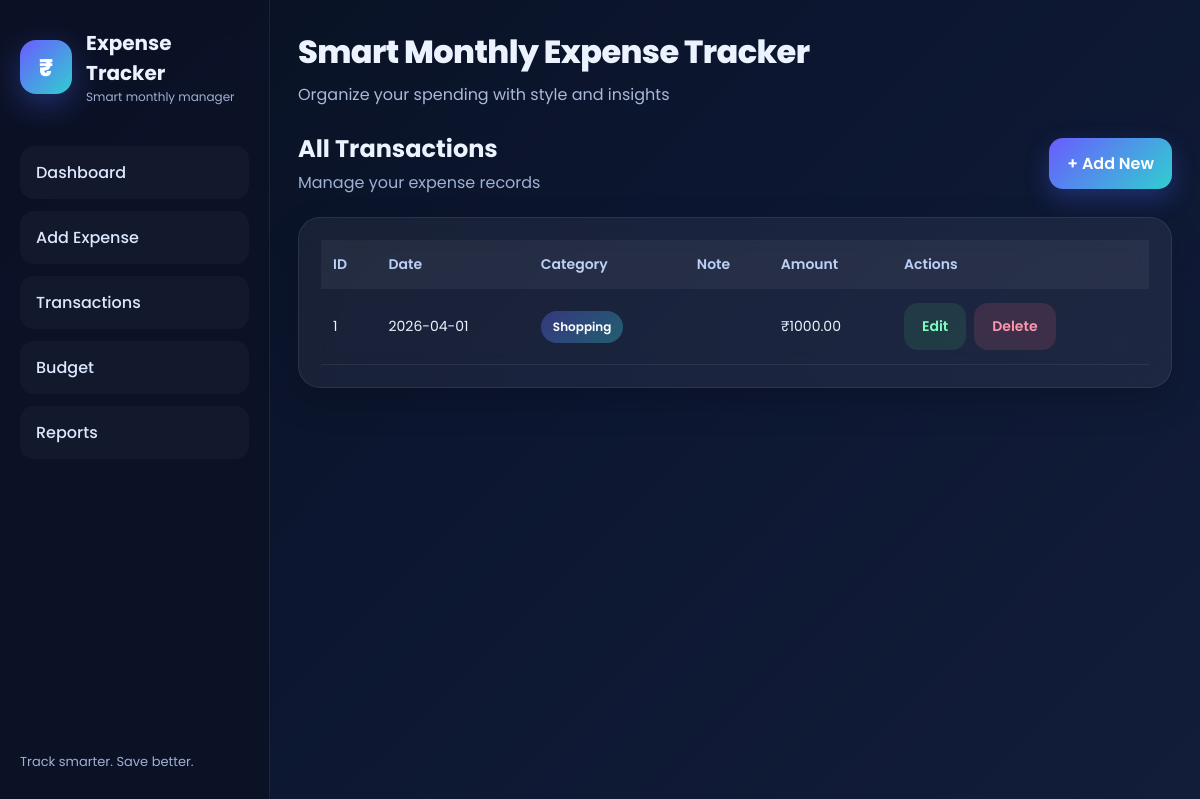
The app's page /transactions, older data.
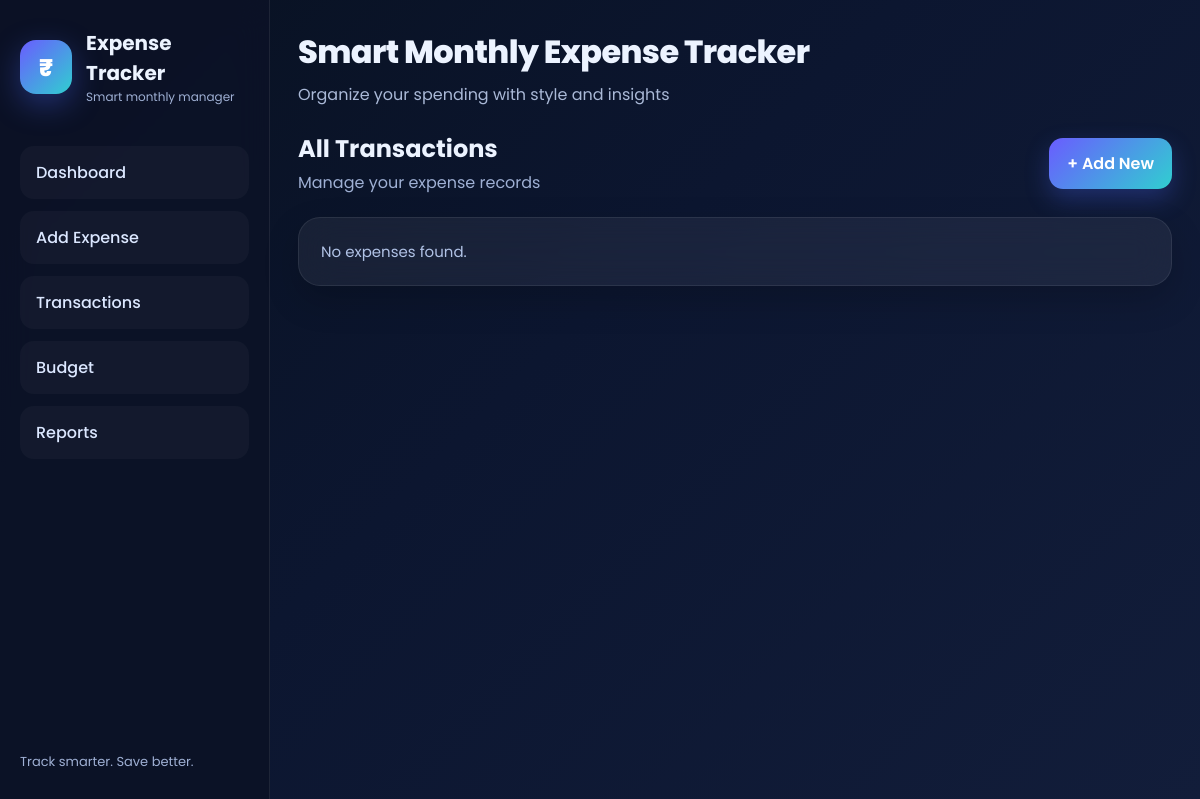
The same page, newer data.
### tables this page shows
CREATE TABLE expenses (
            id INTEGER PRIMARY KEY AUTOINCREMENT,
            amount REAL NOT NULL,
            category TEXT NOT NULL,
            date TEXT NOT NULL,
            note TEXT
        );

### app.py (the view)
@app.route("/transactions")
def transactions():
    init_db()
    conn = get_db_connection()
    expenses = conn.execute("""
        SELECT * FROM expenses
        ORDER BY date DESC, id DESC
    """).fetchall()
    conn.close()
    return render_template("transactions.html", expenses=expenses)

### app.py (called while the page is built)
def get_db_connection():
    conn = sqlite3.connect(DB_NAME)
    conn.row_factory = sqlite3.Row
    return conn

def init_db():
    conn = get_db_connection()
    cursor = conn.cursor()
    cursor.execute("""
        CREATE TABLE IF NOT EXISTS expenses (
            id INTEGER PRIMARY KEY AUTOINCREMENT,
            amount REAL NOT NULL,
            category TEXT NOT NULL,
            date TEXT NOT NULL,
            note TEXT
        )
    """)
    cursor.execute("""
        CREATE TABLE IF NOT EXISTS budgets (
            id INTEGER PRIMARY KEY AUTOINCREMENT,
            month TEXT UNIQUE NOT NULL,
            amount REAL NOT NULL
        )
    """)
    conn.commit()
    conn.close()

### templates/transactions.html
{% extends 'base.html' %}
{% block content %}
<div class="page-header">
    <div>
        <h2>All Transactions</h2>
        <p>Manage your expense records</p>
    </div>
    <a href="{{ url_for('add_expense') }}" class="btn-primary">+ Add New</a>
</div>
<section class="panel">
    {% if expenses %}
    <div class="table-wrapper">
        <table>
            <thead>
                <tr>
                    <th>ID</th>
                    <th>Date</th>
                    <th>Category</th>
                    <th>Note</th>
                    <th>Amount</th>
                    <th>Actions</th>
                </tr>
            </thead>
            <tbody>
                {% for expense in expenses %}
                <tr>
                    <td>{{ expense['id'] }}</td>
                    <td>{{ expense['date'] }}</td>
                    <td><span class="badge">{{ expense['category'] }}</span></td>
                    <td>{{ expense['note'] }}</td>
                    <td>₹{{ "%.2f"|format(expense['amount']) }}</td>
                    <td class="action-buttons">
                        <a href="{{ url_for('edit_expense', expense_id=expense['id']) }}" class="btn-edit">Edit</a>
                        <a href="{{ url_for('delete_expense', expense_id=expense['id']) }}" class="btn-delete" onclick="return confirm('Delete this expense?')">Delete</a>
                    </td>
                </tr>
                {% endfor %}
            </tbody>
        </table>
    </div>
    {% else %}
        <p class="empty-text">No expenses found.</p>
    {% endif %}
</section>
{% endblock %}

### templates/base.html (shortened to what this page needs)
<!DOCTYPE html>
<html lang="en">
<head>
    <link rel="stylesheet" href="{{ url_for('static', filename='css/style.css') }}">
</head>
<body>
    <div class="layout">
        <aside class="sidebar">
            <div>
                <div class="brand">
                    <div class="brand-logo">₹</div>
                    <div>
                        <h2>Expense Tracker</h2>
                        <p>Smart monthly manager</p>
                    </div>
                </div>
                <nav class="nav-links">
                    <a href="{{ url_for('index') }}" class="nav-item">Dashboard</a>
                    <a href="{{ url_for('add_expense') }}" class="nav-item">Add Expense</a>
                    <a href="{{ url_for('transactions') }}" class="nav-item">Transactions</a>
                    <a href="{{ url_for('budget') }}" class="nav-item">Budget</a>
                    <a href="{{ url_for('reports') }}" class="nav-item">Reports</a>
                </nav>
            </div>
            <div class="sidebar-footer">
                <p>Track smarter. Save better.</p>
            </div>
        </aside>
        <main class="main-content">
            <header class="topbar">
                <div>
                    <h1>Smart Monthly Expense Tracker</h1>
                    <p>Organize your spending with style and insights</p>
                </div>
            </header>
            {% block content %}{% endblock %}
        </main>
    </div>
</body>
</html>

### static/css/style.css (style rules this page uses)
* { margin: 0; padding: 0; box-sizing: border-box; }
body { font-family: 'Poppins', sans-serif; background: linear-gradient(135deg, #081120, #0c1630 45%, #121d3a); color: #ecf3ff; min-height: 100vh; }
a { text-decoration: none; color: inherit; }
.layout { display: flex; min-height: 100vh; }
.sidebar { width: 270px; background: rgba(12, 18, 38, 0.95); backdrop-filter: blur(16px); border-right: 1px solid rgba(255, 255, 255, 0.08); padding: 28px 20px; display: flex; flex-direction: column; justify-content: space-between; }
.brand { display: flex; align-items: center; gap: 14px; margin-bottom: 40px; }
.brand-logo { width: 54px; height: 54px; border-radius: 16px; background: linear-gradient(135deg, #6a5cff, #30cfd0); display: flex; align-items: center; justify-content: center; font-size: 24px; font-weight: 800; color: white; box-shadow: 0 10px 30px rgba(74, 105, 255, 0.35); }
.brand h2 { font-size: 20px; font-weight: 700; }
.brand p { font-size: 12px; color: #9fb0d4; }
.nav-links { display: flex; flex-direction: column; gap: 12px; }
.nav-item { padding: 14px 16px; border-radius: 14px; background: rgba(255, 255, 255, 0.03); color: #dbe7ff; transition: 0.25s ease; font-weight: 500; }
.sidebar-footer { color: #9fb0d4; font-size: 13px; padding-top: 18px; }
.main-content { flex: 1; padding: 28px; }
.topbar { margin-bottom: 24px; }
.topbar h1 { font-size: 32px; font-weight: 800; letter-spacing: -0.6px; }
.topbar p { color: #aab9d7; margin-top: 6px; }
.page-header { display: flex; align-items: center; justify-content: space-between; gap: 16px; margin-bottom: 22px; flex-wrap: wrap; }
.page-header h2 { font-size: 24px; font-weight: 700; }
.page-header p { color: #9fb0d4; margin-top: 4px; }
.panel, .form-panel { background: rgba(255, 255, 255, 0.06); border: 1px solid rgba(255, 255, 255, 0.08); backdrop-filter: blur(18px); border-radius: 22px; padding: 22px; box-shadow: 0 14px 35px rgba(0, 0, 0, 0.18); }
.btn-primary, .btn-secondary, .btn-edit, .btn-delete { border: none; cursor: pointer; padding: 13px 18px; border-radius: 14px; font-family: inherit; font-weight: 600; transition: 0.25s ease; display: inline-block; }
.btn-primary { background: linear-gradient(135deg, #6a5cff, #30cfd0); color: white; box-shadow: 0 10px 25px rgba(74, 105, 255, 0.28); }
.empty-text { color: #b1c3e6; font-size: 15px; }

Row changes from the older to the newer data that the page shows:
removed expenses: id "1", date "2026-04-01", category "Shopping", amount "1000.00"
Text that changed along with them:
text no longer shown: "ID Date Category Note Amount Actions"
text now shown: "No expenses found."
